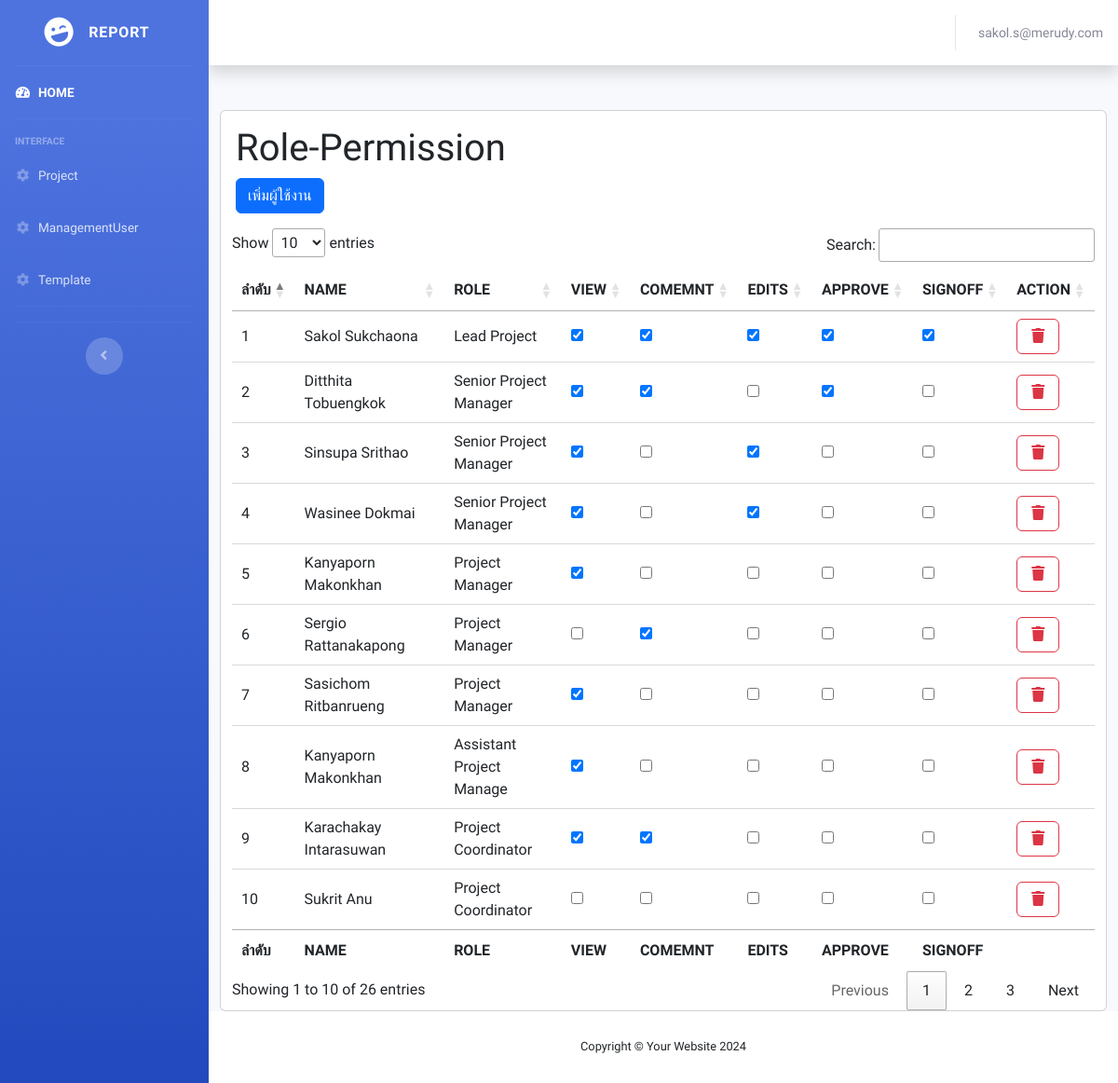
The app's page /admin.php (signed in) with its own data.
### tables this page shows
CREATE TABLE `tb_member` (
  `member_id` int(11) NOT NULL,
  `member_name` varchar(255) NOT NULL,
  `member_lastname` varchar(255) NOT NULL,
  `member_email` varchar(255) NOT NULL,
  `member_pass` varchar(255) NOT NULL,
  `member_role` varchar(255) NOT NULL,
  `member_view` int(11) NOT NULL,
  `member_comment` int(11) NOT NULL,
  `member_edits` int(11) NOT NULL,
  `member_approve` int(11) NOT NULL,
  `member_signoff` int(11) NOT NULL
);

### connect/function.php (called while the page is built, shortened)
<?php
class dbh
{
	protected function connect()
	{
		$con = new mysqli($this->host = "localhost", $this->Username = "root", $this->password = "", $this->db = "projectscg");
		$con->set_charset("utf8");
		return $con;
	}
}
class User extends dbh
{
	public function getalluser()
	{
		$sql = "SELECT * FROM tb_member WHERE member_id";
		$result = $this->connect()->query($sql);
		$numROW = $result->num_rows;
		if ($numROW > 0) {
			while ($row = $result->fetch_assoc()) {
				$data[] = $row;
			}
			return $data;
		}
	}
}
?>

### admin.php (the view, shortened to what this page needs)
<!DOCTYPE html>
<html lang="en">
<head>
    <link href="vendor/fontawesome-free/css/all.min.css" rel="stylesheet" type="text/css">
    <link href="css/sb-admin-2.min.css" rel="stylesheet">
    <link href="https://cdn.jsdelivr.net/npm/bootstrap@5.3.1/dist/css/bootstrap.min.css" rel="stylesheet">
    <link rel="stylesheet" href="https://cdn.datatables.net/1.13.7/css/jquery.dataTables.min.css">
    <link rel="stylesheet" href="css\style.css">
</head>
<?php
include 'connect/function.php';
$user = new User();
?>
<body id="page-top">
    <div id="wrapper">
        <?php
        include 'navbar.php';
        ?>
        <div id="content-wrapper" class="d-flex flex-column">
            <div id="content">
            <?php
                include 'topbar.php';
                ?>
                <div class="container-fluid">
                    <br>
                    <div class="row">
                        <div>
                            <div class="card">
                                <div class="card-body">
                                    <h1>Role-Permission</h1>
                                    <button type="button" class="btn btn-primary" data-bs-toggle="modal"
                                        data-bs-target="#myModal">
                                        เพิ่มผู้ใช้งาน
                                    </button>
                                </div>
                                <div class="col-12">
                                    <table id="example" class="row-border" style="width:100%">
                                        <thead>
                                            <tr>
                                                <th>ลำดับ</th>
                                                <th>NAME</th>
                                                <th>ROLE</th>
                                                <th>VIEW</th>
                                                <th>COMEMNT</th>
                                                <th>EDITS</th>
                                                <th>APPROVE</th>
                                                <th>SIGNOFF</th>
                                                <th>ACTION</th>
                                            </tr>
                                        </thead>
                                        <tbody>
                                            <?php
                                            $getuser = $user->getalluser();
                                            if (is_array($getuser) || is_object($getuser)) {
                                                foreach ($getuser as $i => $rowre)
                                                    if (isset ($rowre)) {
                                                        ?>
                                                        <tr>
                                                            <td>
                                                                <?php echo "" . ($i + 1); ?>
                                                            </td>
                                                            <td>
                                                                <?php echo $rowre['member_name']; ?>
                                                                <?php echo $rowre['member_lastname']; ?>
                                                            </td>
                                                            <td>
                                                                <?php echo $rowre['member_role']; ?>
                                                            </td>
                                                            <div class="text-center">
                                                                <td>
                                                                    <input type="checkbox" name="view" id="view"
                                                                        value="<?php echo $rowre['member_view']; ?>"
                                                                        <?php if ($rowre['member_view'] == 1) echo "checked"; ?>
                                                                        onclick="edit_user_form(<?php echo $rowre['member_id']; ?>, this);">
                                                                </td>
                                                                <td>
                                                                    <input type="checkbox" name="comment" id="comment"
                                                                        value="<?php echo $rowre['member_comment']; ?>"
                                                                        <?php if ($rowre['member_comment'] == 1) echo "checked"; ?>
                                                                        onclick="edit_user_form(<?php echo $rowre['member_id']; ?>, this);">
                                                                </td>
                                                                <td>
                                                                    <input type="checkbox" name="edits" id="edits"
                                                                        value="<?php echo $rowre['member_edits']; ?>"
                                                                        <?php if ($rowre['member_edits'] == 1) echo "checked"; ?>
                                                                        onclick="edit_user_form(<?php echo $rowre['member_id']; ?>, this);">
                                                                </td>
                                                                <td>
                                                                    <input type="checkbox" name="approve" id="approve"
                                                                        value="<?php echo $rowre['member_approve']; ?>"
                                                                        <?php if ($rowre['member_approve'] == 1) echo "checked"; ?>
                                                                        onclick="edit_user_form(<?php echo $rowre['member_id']; ?>, this);">
                                                                </td>
                                                                <td>
                                                                    <input type="checkbox" name="signoff" id="signoff"
                                                                        value="<?php echo $rowre['member_signoff']; ?>"
                                                                        <?php if ($rowre['member_signoff'] == 1) echo "checked"; ?>
                                                                        onclick="edit_user_form(<?php echo $rowre['member_id']; ?>, this);">
                                                                </td>
                                                                <td>
                                                                    <button type="button" class="btn btn-outline-danger"
                                                                        onclick="return delete_project(<?php echo $rowre['member_id']; ?>);">
                                                                        <i class="fas fa-fw fa-trash"
                                                                            aria-hidden="true"></i></button>
                                                                </td>
                                                            </div>
                                                        </tr>
                                                        <?php
                                                    }
                                            } else {
                                            }
                                            ?>
                                        </tbody>
                                        <tfoot>
                                            <tr>
                                                <th>ลำดับ</th>
                                                <th>NAME</th>
                                                <th>ROLE</th>
                                                <th>VIEW</th>
                                                <th>COMEMNT</th>
                                                <th>EDITS</th>
                                                <th>APPROVE</th>
                                                <th>SIGNOFF</th>
                                                <th></th>
                                            </tr>
                                        </tfoot>
                                    </table>
                                </div>
                            </div>
                        </div>
                    </div>
                </div>
            </div>
            <?php
            include 'footer.php';
            ?>
        </div>
    </div>
</body>
</html>

### css/style.css (style rules this page uses)
body { font-family: "Prompt", sans-serif; background-color: #fff; }
h1, h2, h3, h4, h5, h6, .h1, .h2, .h3, .h4, .h5, .h6 { font-family: "Prompt", sans-serif; }

### records on screen
tb_member: member_name "Sakol", member_lastname "Sukchaona", member_role "Lead Project", member_view "☑", member_comment "☑", member_edits "☑", member_approve "☑", member_signoff "☑"
tb_member: member_name "Ditthita", member_lastname "Tobuengkok", member_role "Senior Project Manager", member_view "☑", member_comment "☑", member_approve "☑"
tb_member: member_name "Sinsupa", member_lastname "Srithao", member_role "Senior Project Manager", member_view "☑", member_edits "☑"
tb_member: member_name "Wasinee", member_lastname "Dokmai", member_role "Senior Project Manager", member_view "☑", member_edits "☑"
tb_member: member_name "Kanyaporn", member_lastname "Makonkhan", member_role "Project Manager", member_view "☑"
tb_member: member_name "Sergio", member_lastname "Rattanakapong", member_role "Project Manager", member_comment "☑"
tb_member: member_name "Sasichom", member_lastname "Ritbanrueng", member_role "Project Manager", member_view "☑"
tb_member: member_name "Kanyaporn", member_lastname "Makonkhan", member_role "Assistant Project Manage", member_view "☑"
tb_member: member_name "Karachakay", member_lastname "Intarasuwan", member_role "Project Coordinator", member_view "☑", member_comment "☑"
tb_member: member_name "Sukrit", member_lastname "Anu", member_role "Project Coordinator"

### other values on screen
$member_email "sakol.s@merudy.com"
